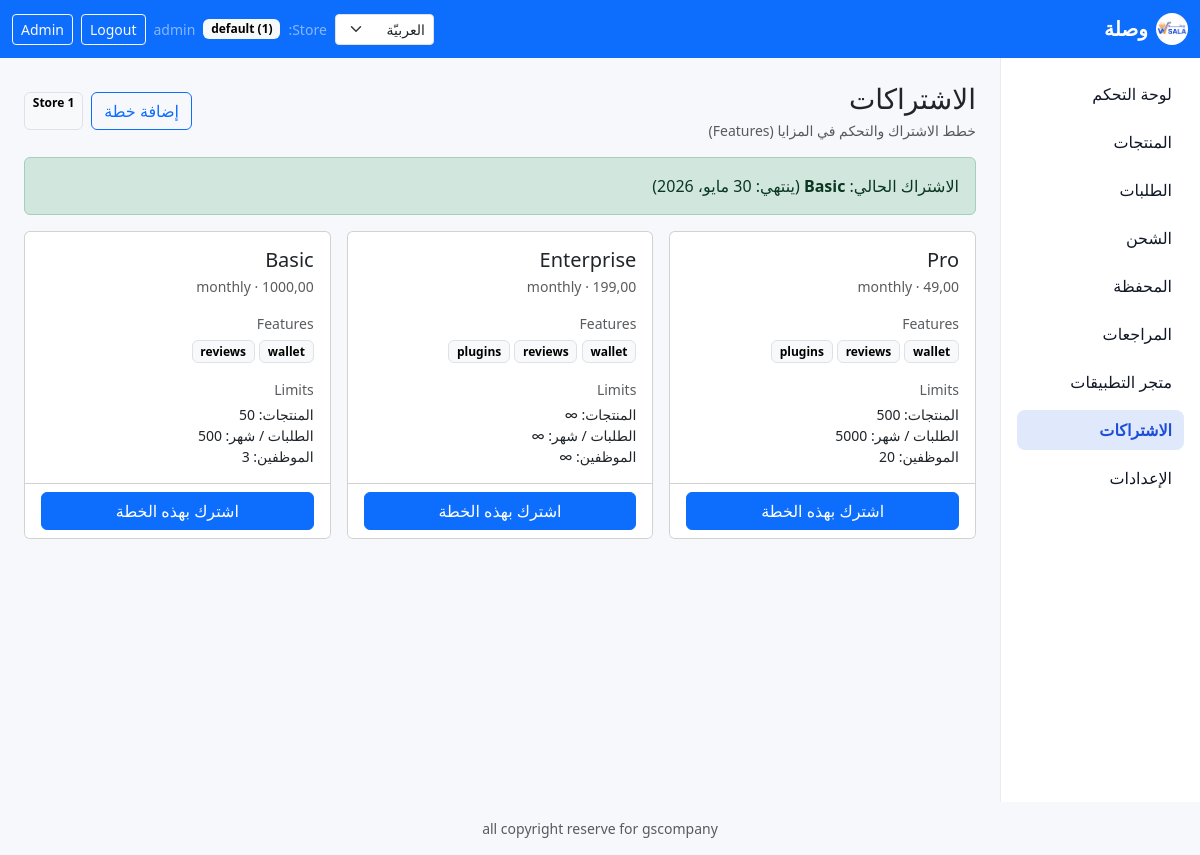
Page /subscriptions/ (signed in) on the committed database.
### apps/tenants/models.py (models this page shows, shortened)
class Tenant(models.Model):
    slug = models.SlugField(max_length=100, unique=True)
    name = models.CharField(max_length=200)
    is_active = models.BooleanField(default=True)
    is_published = models.BooleanField(default=False)
    activated_at = models.DateTimeField(null=True, blank=True)
    deactivated_at = models.DateTimeField(null=True, blank=True)
    domain = models.CharField(max_length=255, blank=True, default="")
    subdomain = models.CharField(max_length=100, blank=True, default="")
    currency = models.CharField(max_length=10, default="SAR")
    language = models.CharField(max_length=10, default="ar")
    logo = models.ImageField(upload_to=tenant_logo_upload_to, blank=True, null=True)
    primary_color = models.CharField(max_length=7, blank=True, default="")
    secondary_color = models.CharField(max_length=7, blank=True, default="")
    setup_step = models.PositiveSmallIntegerField(default=1)
    setup_completed = models.BooleanField(default=False)
    setup_completed_at = models.DateTimeField(null=True, blank=True)
    created_at = models.DateTimeField(auto_now_add=True)
    updated_at = models.DateTimeField(auto_now=True)
    class Meta:
        indexes = [
            models.Index(fields=["is_active"]),
            models.Index(fields=["is_published"], name="tenants_tenant_is_pub_idx"),
        ]

### apps/subscriptions/models.py (models this page shows, shortened)
class StoreSubscription(models.Model):
    STATUS_CHOICES = [
        ("active", "Active"),
        ("expired", "Expired"),
        ("cancelled", "Cancelled"),
    ]
    store_id = models.IntegerField()
    plan = models.ForeignKey(
        SubscriptionPlan, on_delete=models.PROTECT, related_name="store_subscriptions"
    )
    start_date = models.DateField()
    end_date = models.DateField()
    status = models.CharField(max_length=20, choices=STATUS_CHOICES, default="active")
    created_at = models.DateTimeField(auto_now_add=True)
    class Meta:
        indexes = [
            models.Index(fields=["store_id", "status"]),
        ]

class SubscriptionPlan(models.Model):
    BILLING_CYCLE_CHOICES = [
        ("monthly", "Monthly"),
        ("yearly", "Yearly"),
    ]
    name = models.CharField(max_length=100, unique=True)
    price = models.DecimalField(max_digits=12, decimal_places=2, default=0)
    billing_cycle = models.CharField(
        max_length=20, choices=BILLING_CYCLE_CHOICES, default="monthly"
    )
    features = models.JSONField(default=list, blank=True)
    max_products = models.PositiveIntegerField(
        null=True,
        blank=True,
        help_text="Max products allowed for a store. Leave empty for unlimited.",
    )
    max_orders_monthly = models.PositiveIntegerField(
        null=True,
        blank=True,
        help_text="Max orders per calendar month for a store. Leave empty for unlimited.",
    )
    max_staff_users = models.PositiveIntegerField(
        null=True,
        blank=True,
        help_text="Max staff users allowed for a store. Leave empty for unlimited.",
    )
    is_active = models.BooleanField(default=True)

### wasla_sore/web_views.py (the view)
# urls.py: path("subscriptions/", web_views.subscription_plans, name="subscription_plans"),
@login_required
@require_GET
@tenant_access_required
def subscription_plans(request: HttpRequest) -> HttpResponse:
    store_id = _get_store_id(request)
    plans = SubscriptionPlan.objects.filter(is_active=True).order_by("price", "name")
    active_sub = SubscriptionService.get_active_subscription(store_id)
    context = {
        "store_id": store_id,
        "plans": plans,
        "active_subscription": active_sub,
    }
    return render(request, "web/subscriptions/plans.html", context)

### apps/subscriptions/services/subscription_service.py (called while the page is built)
    @staticmethod
    def get_active_subscription(store_id):
        today = date.today()
        return (
            StoreSubscription.objects.select_related("plan")
            .filter(store_id=store_id, status="active", end_date__gte=today)
            .order_by("-end_date")
            .first()
        )

### apps/tenants/application/policies/ownership.py (called while the page is built, shortened)
    @staticmethod
    def _is_superuser(user: AbstractBaseUser | AnonymousUser) -> bool:
        return bool(getattr(user, "is_authenticated", False) and getattr(user, "is_superuser", False))

    @staticmethod
    def ensure_can_access(*, user: AbstractBaseUser | AnonymousUser, tenant: Tenant) -> None:
        if not tenant.is_active:
            raise StoreInactiveError("Store is inactive.")
        if EnsureTenantOwnershipPolicy._is_superuser(user):
            return

### wasla_sore/web_views.py (called while the page is built)
def _get_store_id(request: HttpRequest) -> int:
    tenant = getattr(request, "tenant", None)
    tenant_id = getattr(tenant, "id", None) if tenant is not None else None
    if isinstance(tenant_id, int) and tenant_id > 0:
        return tenant_id
    raise PermissionDenied("Tenant context is required.")

### templates/web/subscriptions/plans.html (shortened to what this page needs)
{% extends 'base.html' %}
{% block content %}
<div class="d-flex justify-content-between align-items-center mb-3">
  <div>
    <h1 class="h3 mb-1">الاشتراكات</h1>
    <div class="text-muted small">خطط الاشتراك والتحكم في المزايا (Features)</div>
  </div>
  <div class="d-flex gap-2">
    <a class="btn btn-outline-primary" href="{% url 'web:subscription_plan_create' %}">إضافة خطة</a>
    <span class="badge text-bg-light border">Store {{ store_id }}</span>
  </div>
</div>
{% if active_subscription %}
  <div class="alert alert-success">
    الاشتراك الحالي: <strong>{{ active_subscription.plan.name }}</strong>
    (ينتهي: {{ active_subscription.end_date }})
  </div>
{% else %}
  <div class="alert alert-warning">لا يوجد اشتراك فعال لهذا المتجر.</div>
{% endif %}
<div class="row g-3">
  {% for plan in plans %}
    <div class="col-12 col-md-6 col-xl-4">
      <div class="card h-100">
        <div class="card-body">
          <h2 class="h5 mb-1">{{ plan.name }}</h2>
          <div class="text-muted small">{{ plan.billing_cycle }} · {{ plan.price }}</div>
          <div class="mt-3">
            <div class="text-muted small mb-1">Features</div>
            {% for f in plan.features %}
              <span class="badge text-bg-light border">{{ f }}</span>
            {% empty %}
              <span class="text-muted small">—</span>
            {% endfor %}
          </div>
          <div class="mt-3">
            <div class="text-muted small mb-1">Limits</div>
            <ul class="list-unstyled small mb-0">
              <li>المنتجات: {{ plan.max_products|default_if_none:"∞" }}</li>
              <li>الطلبات / شهر: {{ plan.max_orders_monthly|default_if_none:"∞" }}</li>
              <li>الموظفين: {{ plan.max_staff_users|default_if_none:"∞" }}</li>
            </ul>
          </div>
        </div>
        <div class="card-footer bg-white">
          <form method="post" action="{% url 'web:subscribe_store' plan.id %}">
            <button class="btn btn-primary w-100" type="submit">اشترك بهذه الخطة</button>
          </form>
        </div>
      </div>
    </div>
  {% empty %}
    <div class="col-12">
      <div class="card">
        <div class="card-body text-muted">لا يوجد خطط بعد. أنشئ خطة جديدة.</div>
      </div>
    </div>
  {% endfor %}
</div>
{% endblock %}

### templates/layouts/dashboard_base.html (shortened to what this page needs)
{% load static %}
{% load i18n %}
<!doctype html>
<html lang="{{ LANGUAGE_CODE }}" dir="{% if LANGUAGE_BIDI %}rtl{% else %}ltr{% endif %}">
  <head>
    {% if LANGUAGE_BIDI %}
      <link href="https://cdn.jsdelivr.net/npm/bootstrap@5.3.3/dist/css/bootstrap.rtl.min.css" rel="stylesheet" />
    {% else %}
      <link href="https://cdn.jsdelivr.net/npm/bootstrap@5.3.3/dist/css/bootstrap.min.css" rel="stylesheet" />
    {% endif %}
    <link rel="stylesheet" href="{% static 'css/app.css' %}" />
    <link rel="stylesheet" href="{% static 'wasla/css/hero_banner.css' %}" />
  </head>
  <body>
    <nav class="navbar navbar-expand-lg navbar-dark bg-primary">
      <div class="container-fluid">
        <a class="navbar-brand fw-bold d-flex align-items-center gap-2" href="{% url 'web:dashboard' %}">
          <img src="{% static 'images/logo.jpeg' %}" alt="وصلة" class="wasla-logo" />
          <span>وصلة</span>
        </a>
        <div class="d-flex align-items-center gap-2">
          <form action="{% url 'set_language' %}" method="post" class="d-inline">
            <select name="language" class="form-select form-select-sm" onchange="this.form.submit()">
              {% get_current_language as CURRENT_LANGUAGE %}
              {% get_available_languages as AVAILABLE_LANGUAGES %}
              {% for lang in AVAILABLE_LANGUAGES %}
                <option value="{{ lang.0 }}" {% if lang.0 == CURRENT_LANGUAGE %}selected{% endif %}>{{ lang.1 }}</option>
              {% endfor %}
            </select>
          </form>
          <span class="text-white-50 small">{% trans "Store" %}:</span>
          <span class="badge text-bg-light">
            {% if request.tenant %}
              {{ request.tenant.slug }} ({{ request.tenant.id }})
            {% elif user.is_authenticated %}
              No store
            {% else %}
              —
            {% endif %}
          </span>
          {% if user.is_authenticated %}
            <span class="text-white-50 small">{{ user.username }}</span>
            <form method="post" action="{% url 'logout' %}" class="d-inline">
              <button class="btn btn-sm btn-outline-light" type="submit">{% trans "Logout" %}</button>
            </form>
          {% else %}
            <a class="btn btn-sm btn-outline-light" href="{% url 'login' %}">{% trans "Login" %}</a>
            <a class="btn btn-sm btn-light" href="{% url 'signup' %}">{% trans "Sign up" %}</a>
          {% endif %}
          <a class="btn btn-sm btn-outline-light" href="{% url 'admin:index' %}">{% trans "Admin" %}</a>
        </div>
      </div>
    </nav>
    <div class="container-fluid">
      <div class="row">
        <aside class="col-12 col-lg-2 p-3 sidebar">
          {% include 'web/partials/sidebar.html' %}
        </aside>
        <main class="col-12 col-lg-10 p-3 p-lg-4">
          {% block content %}{% endblock %}
        </main>
      </div>
    </div>
    <footer class="text-center text-muted small py-3">all copyright reserve for gscompany</footer>
  </body>
</html>

### static/css/app.css (style rules this page uses)
body { background: #f7f8fb; }
.wasla-logo { width: 32px; height: 32px; border-radius: 50%; object-fit: cover; }
.sidebar { min-height: calc(100vh - 56px); background: #ffffff; border-inline-end: 1px solid rgba(0, 0, 0, 0.08); }

### static/wasla/css/hero_banner.css (style rules this page uses)
:root { --wasla-hero-bg-1: #0b3d91; --wasla-hero-bg-2: #1d4ed8; --wasla-hero-accent: #f59e0b; --wasla-hero-surface: rgba(255, 255, 255, 0.12); --wasla-hero-border: rgba(255, 255, 255, 0.18); }
@media (prefers-reduced-motion: no-preference) { html { scroll-behavior: smooth; } }

### rows in the picture
Tenant: tenant.slug "default", tenant.id "1"
StoreSubscription: plan.name "Basic", end_date "30 مايو، 2026"
SubscriptionPlan: name "Pro", billing_cycle "monthly", price "49,00", features "wallet" "reviews" "plugins", max_products "500", max_orders_monthly "5000", max_staff_users "20"
SubscriptionPlan: name "Enterprise", billing_cycle "monthly", price "199,00", features "wallet" "reviews" "plugins", max_products "∞", max_orders_monthly "∞", max_staff_users "∞"
SubscriptionPlan: name "Basic", billing_cycle "monthly", price "1000,00", features "wallet" "reviews", max_products "50", max_orders_monthly "500", max_staff_users "3"

### other values in the picture
{{ user.username }} "admin"
{{ store_id }} "1"
form field language "العربيّة"
